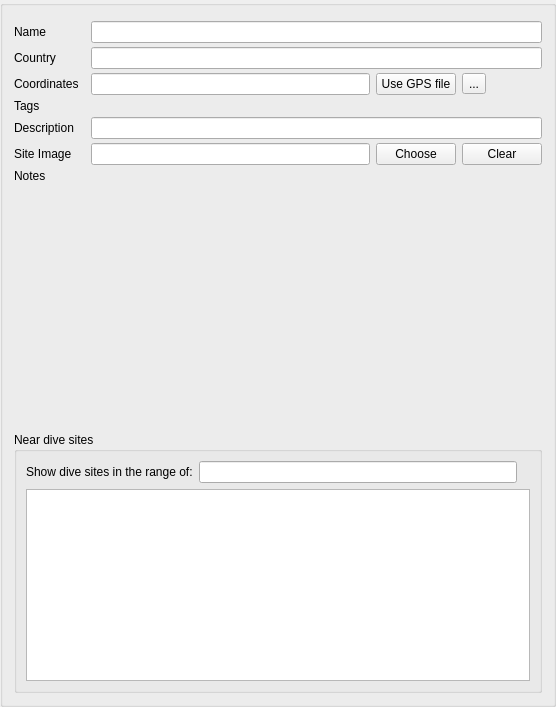
<?xml version="1.0" encoding="UTF-8"?>
<ui version="4.0">
 <class>LocationInformation</class>
 <widget class="QGroupBox" name="LocationInformation">
  <property name="geometry">
   <rect>
    <x>0</x>
    <y>0</y>
    <width>556</width>
    <height>707</height>
   </rect>
  </property>
  <property name="windowTitle">
   <string>GroupBox</string>
  </property>
  <property name="title">
   <string/>
  </property>
  <layout class="QGridLayout" name="gridLayout">
   <property name="horizontalSpacing">
    <number>6</number>
   </property>
   <property name="verticalSpacing">
    <number>4</number>
   </property>
   <item row="1" column="0">
    <widget class="QLabel" name="label">
     <property name="text">
      <string>Name</string>
     </property>
    </widget>
   </item>
   <item row="5" column="0">
    <widget class="QLabel" name="label_3">
     <property name="text">
      <string>Description</string>
     </property>
    </widget>
   </item>
   <item row="7" column="0">
    <widget class="QLabel" name="label_4">
     <property name="text">
      <string>Notes</string>
     </property>
    </widget>
   </item>

   <item row="7" column="2" rowspan="2" colspan="3">
    <widget class="TextEdit" name="diveSiteNotes">
     <property name="focusPolicy">
      <enum>Qt::ClickFocus</enum>
     </property>
    </widget>
   </item>

   <item row="1" column="2" colspan="3">
    <widget class="QLineEdit" name="diveSiteName"/>
   </item>

   <item row="5" column="2" colspan="3">
    <widget class="QLineEdit" name="diveSiteDescription"/>
   </item>

   <item row="3" column="0">
    <widget class="QLabel" name="label_2">
     <property name="text">
      <string>Coordinates</string>
     </property>
    </widget>
   </item>
   <item row="3" column="2">
    <widget class="QLineEdit" name="diveSiteCoordinates"/>
   </item>

   <item row="3" column="3">
    <widget class="QPushButton" name="GPSbutton">
      <property name="toolTip">
      <string>Load dive coordinates from GPS file</string>
     </property>
     <property name="text">
      <string>Use GPS file</string>
     </property>
    </widget>
   </item>

   <item row="3" column="4">
    <widget class="QToolButton" name="geoCodeButton">
     <property name="toolTip">
      <string>Reverse geo lookup</string>
     </property>
     <property name="text">
      <string>...</string>
     </property>
     <property name="icon">
      <iconset>
       <normaloff>:satellite-icon</normaloff>:satellite-icon</iconset>
     </property>
    </widget>
   </item>

  <item row="6" column="0">
   <widget class="QLabel" name="label_7">
    <property name="text">
    <string>Site Image</string>
    </property>
   </widget>
  </item>
  <item row="6" column="2">
   <widget class="QLineEdit" name="diveSiteImagePath">
    <property name="readOnly">
    <bool>true</bool>
    </property>
   </widget>
  </item>
  <item row="6" column="3">
   <widget class="QPushButton" name="selectImageButton">
    <property name="toolTip">
    <string>Select a custom image for this dive site</string>
    </property>
    <property name="text">
    <string>Choose</string>
    </property>
   </widget>
  </item>
  <item row="6" column="4">
   <widget class="QPushButton" name="clearImageButton">
    <property name="toolTip">
    <string>Remove the custom image for this dive site</string>
    </property>
    <property name="text">
    <string>Clear</string>
    </property>
   </widget>
  </item>
   <item row="0" column="0" colspan="5">
    <widget class="KMessageWidget" name="diveSiteMessage">
     <property name="sizePolicy">
      <sizepolicy hsizetype="Preferred" vsizetype="Preferred">
       <horstretch>0</horstretch>
       <verstretch>0</verstretch>
      </sizepolicy>
     </property>
    </widget>
   </item>
   <item row="9" column="0" colspan="5">
    <widget class="QGroupBox" name="diveSiteGroupBox">
     <property name="title">
      <string>Near dive sites</string>
     </property>
     <layout class="QVBoxLayout" name="verticalLayout">
      <item>
       <layout class="QHBoxLayout" name="horizontalLayout">
        <item>
         <widget class="QLabel" name="label_8">
          <property name="text">
           <string>Show dive sites in the range of:</string>
          </property>
         </widget>
        </item>
        <item>
         <widget class="QLineEdit" name="diveSiteDistance"/>
        </item>
        <item>
         <widget class="QLabel" name="diveSiteDistanceUnits">
          <property name="text">
           <string></string>
          </property>
         </widget>
        </item>
       </layout>
      </item>
      <item>
       <widget class="QListView" name="diveSiteListView">
        <property name="sizePolicy">
         <sizepolicy hsizetype="Expanding" vsizetype="Preferred">
          <horstretch>0</horstretch>
          <verstretch>0</verstretch>
         </sizepolicy>
        </property>
        <property name="focusPolicy">
         <enum>Qt::ClickFocus</enum>
        </property>
        <property name="selectionMode">
         <enum>QAbstractItemView::MultiSelection</enum>
        </property>
        <property name="modelColumn">
         <number>0</number>
        </property>
       </widget>
      </item>
     </layout>
    </widget>
   </item>
   <item row="8" column="0">
    <spacer name="verticalSpacer">
     <property name="orientation">
      <enum>Qt::Vertical</enum>
     </property>
     <property name="sizeHint" stdset="0">
      <size>
       <width>20</width>
       <height>40</height>
      </size>
     </property>
    </spacer>
   </item>
   <item row="4" column="0">
    <widget class="QLabel" name="label_5">
     <property name="text">
      <string>Tags</string>
     </property>
    </widget>
   </item>
   <item row="4" column="2" colspan="3">
    <widget class="QLabel" name="locationTags">
     <property name="text">
      <string/>
     </property>
    </widget>
   </item>
   <item row="2" column="0">
    <widget class="QLabel" name="label_6">
     <property name="text">
      <string>Country</string>
     </property>
    </widget>
   </item>
   <item row="2" column="2" colspan="3">
    <widget class="QLineEdit" name="diveSiteCountry"/>
   </item>
  </layout>
 </widget>
 <customwidgets>
  <customwidget>
   <class>KMessageWidget</class>
   <extends>QFrame</extends>
   <header>desktop-widgets/kmessagewidget.h</header>
   <container>1</container>
  </customwidget>
  <customwidget>
   <class>TextEdit</class>
   <header>desktop-widgets/textedit.h</header>
  </customwidget>
 </customwidgets>
 <tabstops>
  <tabstop>diveSiteName</tabstop>
  <tabstop>diveSiteCountry</tabstop>
  <tabstop>diveSiteCoordinates</tabstop>
  <tabstop>geoCodeButton</tabstop>
  <tabstop>diveSiteDescription</tabstop>
  <tabstop>diveSiteNotes</tabstop>
  <tabstop>diveSiteListView</tabstop>
 </tabstops>
 <resources>
  <include location="../subsurface.qrc"/>
 </resources>
 <connections/>
</ui>
